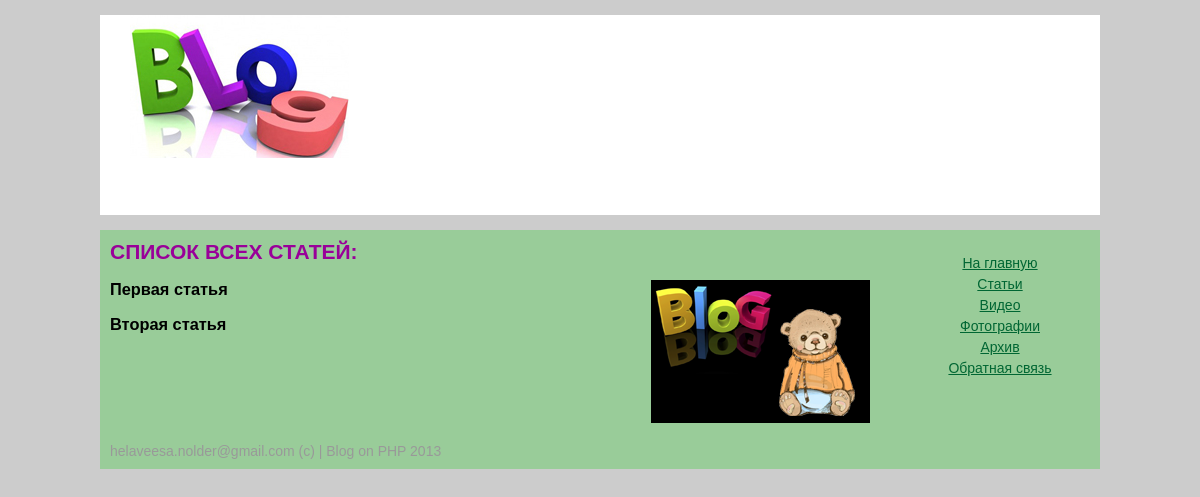
The app's page /allart.php, older data.
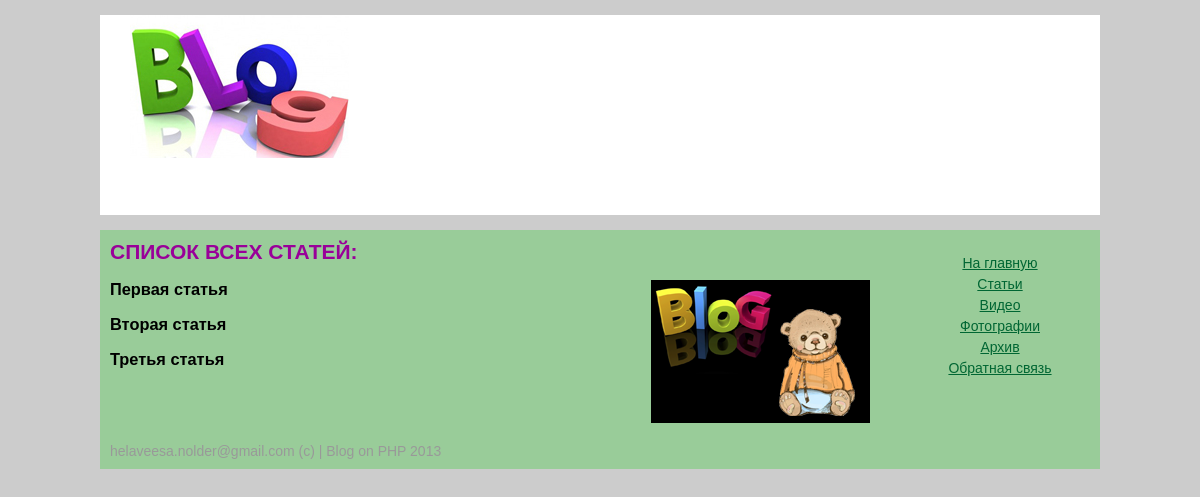
The same page, newer data.
### tables this page shows
CREATE TABLE IF NOT EXISTS `data` (
  `id` int(11) NOT NULL AUTO_INCREMENT,
  `title` varchar(255) NOT NULL,
  `m_desc` text NOT NULL,
  `desc` text NOT NULL,
  `image` text NOT NULL,
  PRIMARY KEY (`id`)
);

### allart.php (the view, shortened to what this page needs)
<!DOCTYPE html PUBLIC "-//W3C//DTD XHTML 1.0 Transitional//EN" "http://www.w3.org/TR/xhtml1/DTD/xhtml1-transitional.dtd">
<html xmlns="http://www.w3.org/1999/xhtml">
<head>
<link rel="stylesheet" type="text/css" href="css/style.css" />
</head>
<body>
	<div class="wrapper">
    	<div class="header">
        	<a href="index.php"><img id="logo" src="img/logoblog.jpg" /></a>
        </div>
        <div class="content">
            <div class="left">
            	<h2>СПИСОК ВСЕХ СТАТЕЙ:</h2><br>
                <img src="imgart/1.png" />
                <?php
					$result = mysql_query("SELECT * FROM data") or die(mysql_error());
					$data = mysql_fetch_array($result);
					do {
						printf('
							<div>
								<h3>%s</h3>
								<p>%s</p><br>
							</div>
						',$data['title'], $data['aforizm']);
					}
					while ($data = mysql_fetch_array($result));
				?>
            </div>
            <div class="right">
                <div class="right_menu">
                <a href="#">На главную</a>
                <a href="allart.php">Статьи</a>
                <a href="video.php">Видео</a>
                <a href="gallery.php">Фотографии</a>
                <a href="arh.php">Архив</a>
                <a href="contacts.php">Обратная связь</a>
                </div>
            </div>
      </div>
        <div class="footer">
        	helaveesa.nolder@gmail.com (c) | Blog on PHP 2013
        </div>
    </div>
</body>
</html>

### css/style.css (style rules this page uses)
* { margin:0px; padding:0px; }
body { background:#CCC; font:14px Tahoma, Geneva, sans-serif; min-height:100%; height:100%; }
a { color:#063; }
.wrapper { width:1000px; min-height:100%; background:#9C9; margin:0 auto; }
.header { width:100%; height:200px; background-color:#FFF; border-bottom:15px solid #CCC; border-top:15px solid #CCC; }
#logo { margin-left:30px; }
.content { width:100%; }
.left { width:780px; padding:10px; float:left; }
.left h2 { color:#909; font-variant:normal; }
.left img { float:right; margin-right:20px; }
.right { width:200px; float:right; padding-top:20px; }
.right_menu a { display:block; text-align:center; margin:5px 0; }
.footer { width:100%; padding:10px; color:#999; }

Row changes from the older to the newer data that the page shows:
added data: title "Третья статья"
